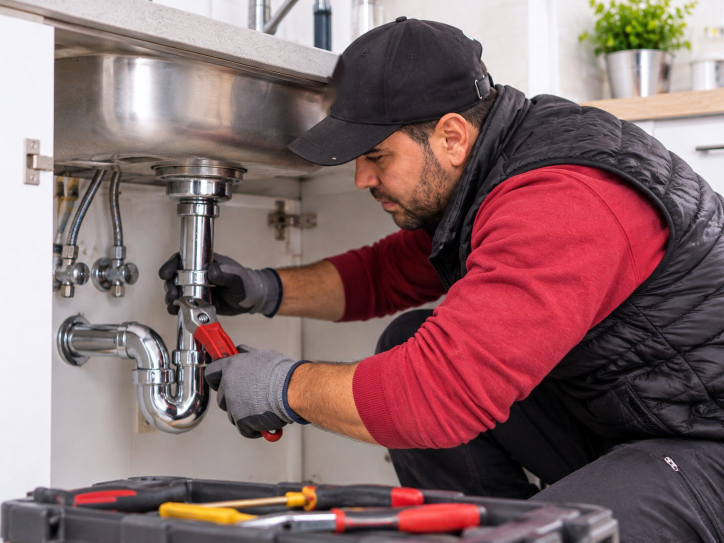
#> input picture _imagenes-retiradas/hero-bloques__fontaneria.jpg, 1448 x 1086 px (shown at 1/2 size)
$ python importar_fotos.py ../_imagenes-retiradas/hero-bloques__electricidad.jpg ../_imagenes-retiradas/hero-bloques__fontaneria.jpg ../_imagenes-retiradas/hero-bloques__fontaneria.jpg ../_imagenes-retiradas/hero-bloques__fontaneria.jpg
#> lines starting #> are read from the running program, lines starting #| are printed output that depends on the picture
#!/usr/bin/env python3
"""Coloca las 3 fotos de un servicio (básica, recomendada, premium) en la web.

Uso (desde la carpeta ahomed/):
    python tools/importar_fotos.py <slug> basica.jpeg recomendada.jpeg premium.jpeg

Genera:
  public/img/ideas/<slug>-1|2|3 (.jpg y .webp)   -> bloque «Ideas» de la ficha
  public/img/trabajos/<slug>-card (.jpg/.webp)   -> tarjeta en /servicios (recorte 4:3 de la recomendada)
  public/img/hero-bloques/<slug> (.jpg/.webp)    -> cabecera de la ficha (la premium)
Después reinicia el servidor. Requiere Pillow (pip install pillow).
"""
import sys
from pathlib import Path
from PIL import Image

if len(sys.argv) != 5:
    sys.exit(__doc__)
slug, basica, recom, prem = sys.argv[1:]
img = Path(__file__).resolve().parent.parent / "public" / "img"

def guardar(im, destino):
    destino.parent.mkdir(parents=True, exist_ok=True)
    im.save(destino.with_suffix(".jpg"), quality=85, optimize=True)
    im.save(destino.with_suffix(".webp"), quality=80)

for n, f in enumerate((basica, recom, prem), 1):
    guardar(Image.open(f).convert("RGB"), img / "ideas" / f"{slug}-{n}")
#> in guardar, im is the input picture: PIL image 1448x1086 RGB; mean R, G, B 136, 106.4, 107.9
r = Image.open(recom).convert("RGB")
w, h = r.size
#> w = 1448; h = 1086
nw = int(h * 4 / 3)
#> nw = 1448
x = max((w - nw) // 2, 0)
#> x = 0
guardar(r.crop((x, 0, x + min(nw, w), h)).resize((800, 600), Image.LANCZOS), img / "trabajos" / f"{slug}-card")
#> in guardar (call 4), `im.save(destino.with_suffix(".jpg"), quality=85, optimize=True)`:
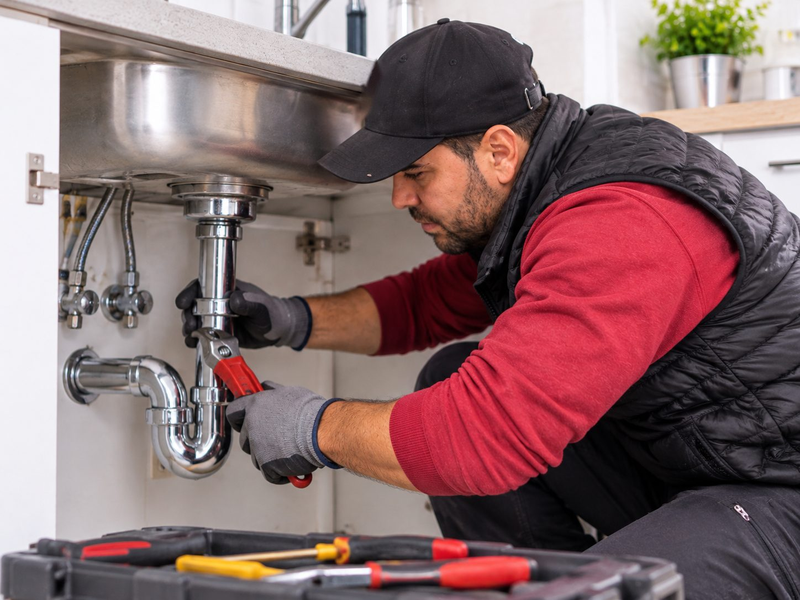
#> saved as hero-bloques__electricidad.jpg: PIL image 800x600 RGB; mean R, G, B 136, 106.4, 107.9
guardar(Image.open(prem).convert("RGB"), img / "hero-bloques" / slug)
print(f"Listo: {slug}. Reinicia el servidor (npm start).")
